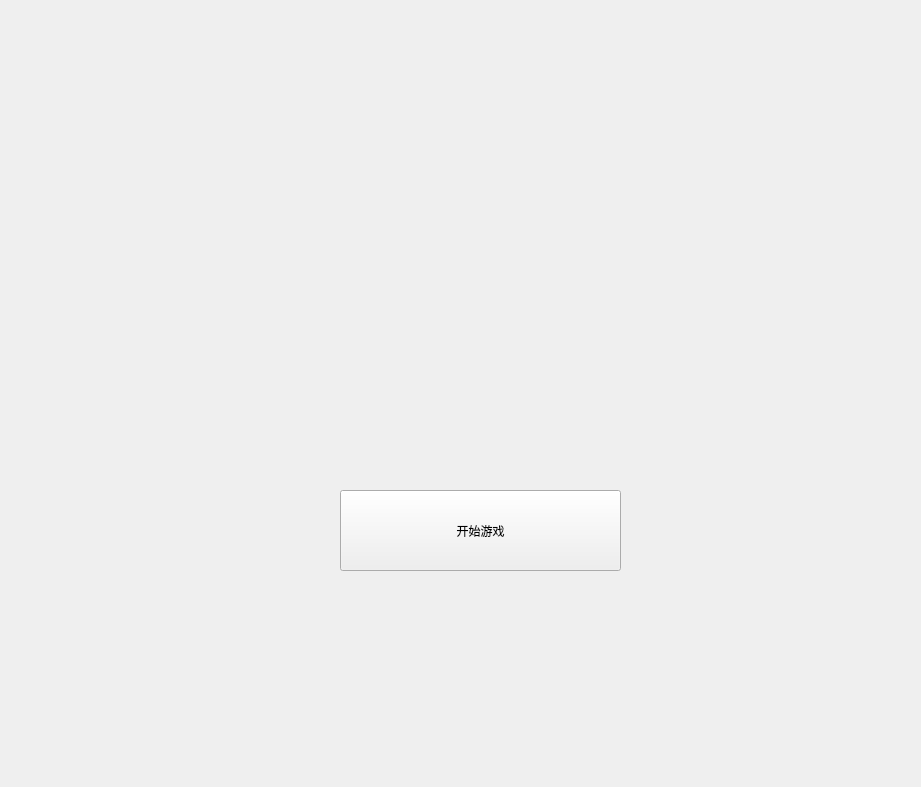
<?xml version="1.0" encoding="UTF-8"?>
<ui version="4.0">
 <class>Welcome</class>
 <widget class="QWidget" name="Welcome">
  <property name="geometry">
   <rect>
    <x>0</x>
    <y>0</y>
    <width>921</width>
    <height>787</height>
   </rect>
  </property>
  <property name="windowTitle">
   <string>Form</string>
  </property>
  <widget class="QPushButton" name="start_button">
   <property name="geometry">
    <rect>
     <x>340</x>
     <y>490</y>
     <width>281</width>
     <height>81</height>
    </rect>
   </property>
   <property name="text">
    <string>开始游戏</string>
   </property>
  </widget>
 </widget>
 <resources/>
 <connections/>
</ui>
